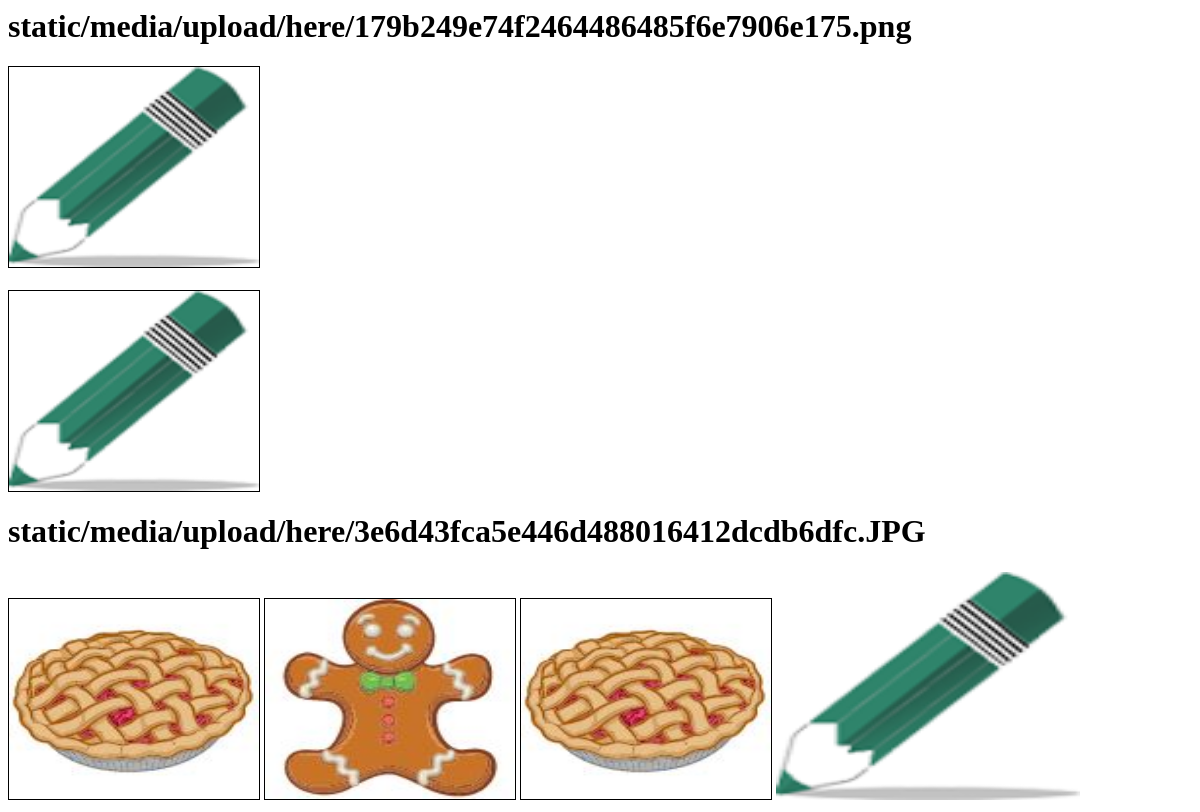
Before: /games/ with the older database file.
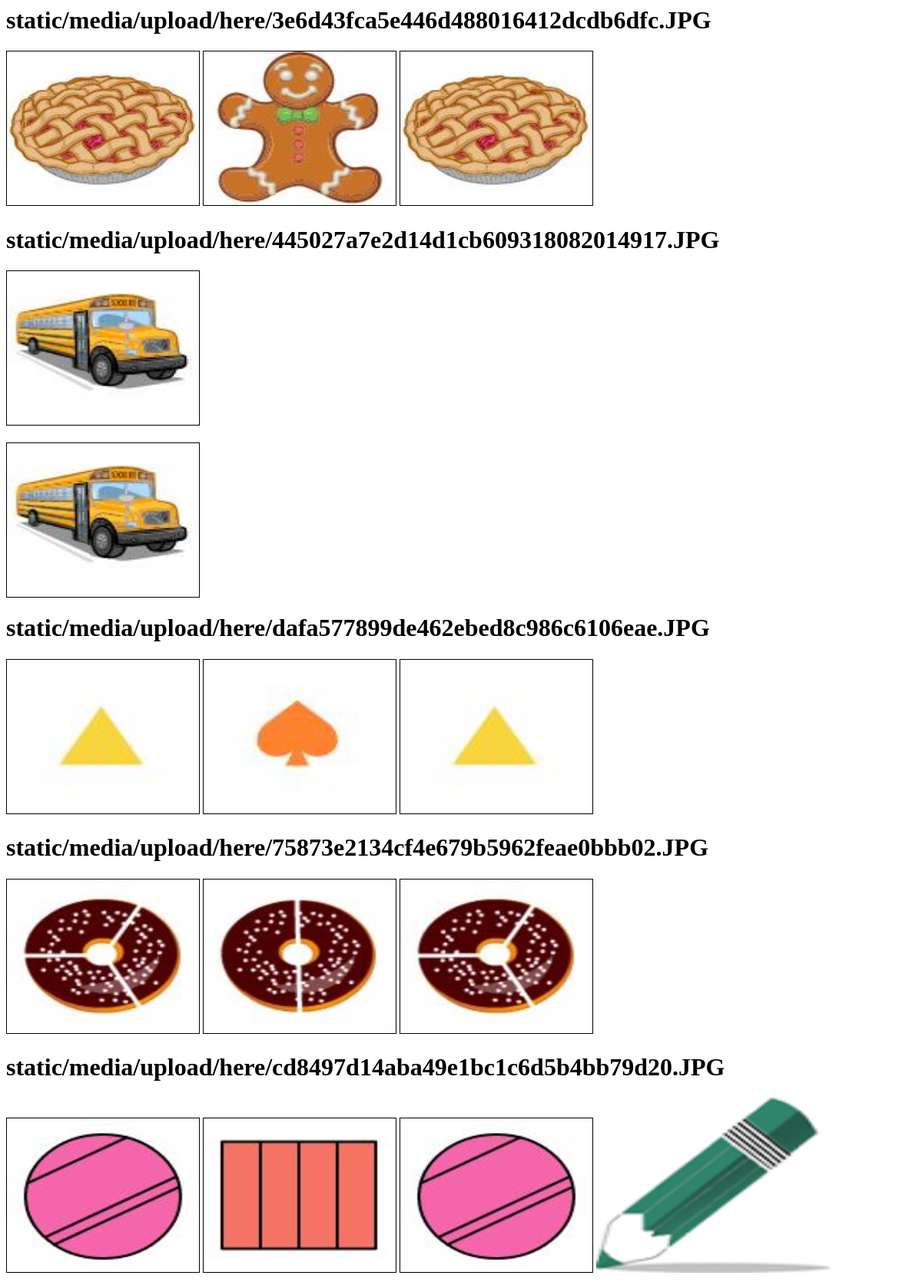
After: the same page with the newer database file.
### kidGames/models.py (models this page shows, shortened)
class question(models.Model):
	category_id = models.SmallIntegerField(blank=False)
	question_number = models.SmallIntegerField(blank=False)
	question_string = models.CharField(max_length=120,blank=False, null=True)
	background = models.ImageField(upload_to=UploadToPathAndRename(os.path.join(MEDIA_URL, 'upload', 'here')), blank=True, null=True)
	img1 = models.ImageField(upload_to=UploadToPathAndRename(os.path.join(MEDIA_URL, 'upload', 'here')), blank=True, null=True)
	img2 = models.ImageField(upload_to=UploadToPathAndRename(os.path.join(MEDIA_URL, 'upload', 'here')), blank=True, null=True)
	img3 = models.ImageField(upload_to=UploadToPathAndRename(os.path.join(MEDIA_URL, 'upload', 'here')), blank=True, null=True)
	img4 = models.ImageField(upload_to=UploadToPathAndRename(os.path.join(MEDIA_URL, 'upload', 'here')), blank=True, null=True)
	img5 = models.ImageField(upload_to=UploadToPathAndRename(os.path.join(MEDIA_URL, 'upload', 'here')), blank=True, null=True)
	img6 = models.ImageField(upload_to=UploadToPathAndRename(os.path.join(MEDIA_URL, 'upload', 'here')), blank=True, null=True)
	img7 = models.ImageField(upload_to=UploadToPathAndRename(os.path.join(MEDIA_URL, 'upload', 'here')), blank=True, null=True)
	img8 = models.ImageField(upload_to=UploadToPathAndRename(os.path.join(MEDIA_URL, 'upload', 'here')), blank=True, null=True)
	img9 = models.ImageField(upload_to=UploadToPathAndRename(os.path.join(MEDIA_URL, 'upload', 'here')), blank=True, null=True)
	answeer = models.SmallIntegerField(blank=False)

### kidGames/views.py (the view)
def index(request):
    mystring = "this is a string"
    data = question.objects.all();
    return render(request,"home.html",{ "data": data})

### templates/home.html
{% for item in data %}
<h1>{{ item.img1 }}</h1>
{% if item.img1%}
	<img href= "/{{ item.img1}}" src="/{{ item.img1}}" height="200" width="250" border="1"/>
{% else %}
	<h1></h1>
{% endif %}
{% if item.img2%}
	<img href= "/{{ item.img2}}" src="/{{ item.img2}}" height="200" width="250" border="1"/>
{% else %}
	<h1></h1>
{% endif %}
{% load staticfiles %}
<img href= "/{{ item.img1}}" src="/{{ item.img1}}" height="200" width="250" border="1"/>
{% endfor %}
<link rel="stylesheet" type="text/css" href= {% static "abc.css" %}>
{% load staticfiles %}
<img href= "{% static "config.png"%}" src="{% static "config.png"%}"  alt="Mountain View" style="width:304px;height:228px;">

Changed rows visible on the page:
removed question: img1 "static/media/upload/here/179b249e74f2464486485f6e7906e175.png", img1 (picture)
added question: img1 "static/media/upload/here/445027a7e2d14d1cb609318082014917.JPG", img1 (picture)
added question: img1 "static/media/upload/here/dafa577899de462ebed8c986c6106eae.JPG", img1 (picture), img2 (picture)
added question: img1 "static/media/upload/here/75873e2134cf4e679b5962feae0bbb02.JPG", img1 (picture), img2 (picture)
added question: img1 "static/media/upload/here/cd8497d14aba49e1bc1c6d5b4bb79d20.JPG", img1 (picture), img2 (picture)
